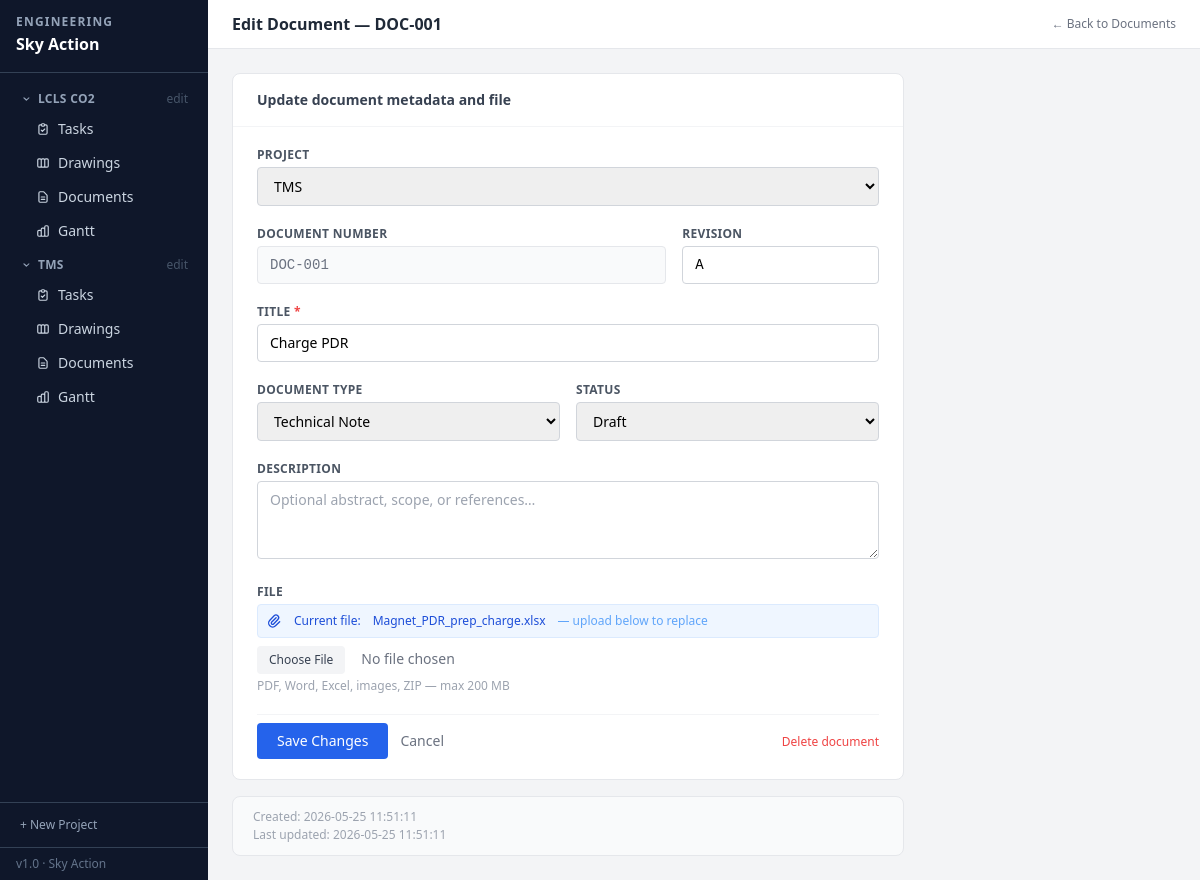
/documents/2/edit, run on the app's committed database.
### tables this page shows
CREATE TABLE projects (
    id          INTEGER PRIMARY KEY AUTOINCREMENT,
    name        TEXT NOT NULL,
    description TEXT DEFAULT '',
    status      TEXT NOT NULL DEFAULT 'Active',
    created_at  TEXT NOT NULL DEFAULT (datetime('now','localtime')),
    updated_at  TEXT NOT NULL DEFAULT (datetime('now','localtime'))
);

CREATE TABLE documents (
    id          INTEGER PRIMARY KEY AUTOINCREMENT,
    number      TEXT UNIQUE NOT NULL,
    title       TEXT NOT NULL,
    doc_type    TEXT NOT NULL DEFAULT 'Technical Note',
    revision    TEXT NOT NULL DEFAULT 'A',
    status      TEXT NOT NULL DEFAULT 'Draft',
    description TEXT DEFAULT '',
    filename    TEXT,
    orig_name   TEXT,
    created_at  TEXT NOT NULL DEFAULT (datetime('now','localtime')),
    updated_at  TEXT NOT NULL DEFAULT (datetime('now','localtime'))
, project_id INTEGER REFERENCES projects(id) ON DELETE SET NULL);

### app.py (the view, shortened to what this page needs)
@app.route('/documents/<int:id>/edit', methods=['GET', 'POST'])
def document_edit(id):
    db = get_db()
    row = db.execute("SELECT * FROM documents WHERE id=?", (id,)).fetchone()
    if not row:
        abort(404)
    return render_template('document_form.html', document=row, auto=None, default_project='')

### app.py (called while the page is built)
def get_db():
    if 'db' not in g:
        g.db = sqlite3.connect(str(DB_PATH))
        g.db.row_factory = sqlite3.Row
        g.db.execute("PRAGMA foreign_keys = ON")
    return g.db

@app.context_processor
def inject_globals():
    from datetime import date
    projects = get_db().execute("SELECT * FROM projects ORDER BY name").fetchall()
    return {'now': date.today().isoformat(), 'all_projects': projects}

### templates/document_form.html (shortened to what this page needs)
{% extends "base.html" %}
{% block header %}{% if document %}Edit Document — {{ document.number }}{% else %}New Document{% endif %}{% endblock %}
{% block header_actions %}
  <a href="{{ url_for('documents') }}" class="text-xs text-gray-500 hover:text-gray-700">← Back to Documents</a>
{% endblock %}
{% block content %}
<div class="max-w-2xl">
  <div class="bg-white rounded-lg border border-gray-200">
    <div class="px-6 py-4 border-b border-gray-100">
      <h2 class="font-semibold text-gray-700">
        {% if document %}Update document metadata and file{% else %}Register a new document{% endif %}
      </h2>
    </div>
    <form method="post" enctype="multipart/form-data" class="px-6 py-5 space-y-5">
      <div>
        <label class="block text-xs font-semibold text-gray-600 uppercase tracking-wide mb-1">Project</label>
        <select name="project_id"
                class="w-full border border-gray-300 rounded px-3 py-2 text-sm focus:outline-none focus:ring-2 focus:ring-blue-400">
          {% for p in all_projects %}
            <option value="{{ p.id }}"
              {% if (document and document.project_id == p.id) or (not document and default_project == p.id | string) %}selected{% endif %}>
              {{ p.name }}
            </option>
          {% endfor %}
        </select>
      </div>
      <div class="grid grid-cols-3 gap-4">
        <div class="col-span-2">
          <label class="block text-xs font-semibold text-gray-600 uppercase tracking-wide mb-1">Document Number</label>
          {% if document %}
            <input type="text" value="{{ document.number }}" readonly
                   class="w-full border border-gray-200 bg-gray-50 rounded px-3 py-2 text-sm font-mono text-gray-500 cursor-not-allowed">
          {% else %}
            <input type="text" name="number" value="{{ auto }}"
                   class="w-full border border-gray-300 rounded px-3 py-2 text-sm font-mono focus:outline-none focus:ring-2 focus:ring-blue-400">
            <div class="text-xs text-gray-400 mt-1">Leave as-is for auto-assignment, or enter a custom number.</div>
          {% endif %}
        </div>
        <div>
          <label class="block text-xs font-semibold text-gray-600 uppercase tracking-wide mb-1">Revision</label>
          <input type="text" name="revision"
                 value="{{ document.revision if document else 'A' }}"
                 maxlength="8"
                 class="w-full border border-gray-300 rounded px-3 py-2 text-sm font-mono focus:outline-none focus:ring-2 focus:ring-blue-400"
                 placeholder="A">
        </div>
      </div>
      <div>
        <label class="block text-xs font-semibold text-gray-600 uppercase tracking-wide mb-1">
          Title <span class="text-red-500">*</span>
        </label>
        <input type="text" name="title" required
               value="{{ document.title if document else '' }}"
               class="w-full border border-gray-300 rounded px-3 py-2 text-sm focus:outline-none focus:ring-2 focus:ring-blue-400"
               placeholder="e.g. Thermal Analysis — Cryostat">
      </div>
      <div class="grid grid-cols-2 gap-4">
        <div>
          <label class="block text-xs font-semibold text-gray-600 uppercase tracking-wide mb-1">Document Type</label>
          <select name="doc_type"
                  class="w-full border border-gray-300 rounded px-3 py-2 text-sm focus:outline-none focus:ring-2 focus:ring-blue-400">
            {% for t in ['Technical Note','Specification','Report','Procedure','Analysis','Meeting Minutes','Drawing Tree','Other'] %}
              <option value="{{ t }}" {% if (document and document.doc_type == t) or (not document and t == 'Technical Note') %}selected{% endif %}>
                {{ t }}
              </option>
            {% endfor %}
          </select>
        </div>
        <div>
          <label class="block text-xs font-semibold text-gray-600 uppercase tracking-wide mb-1">Status</label>
          <select name="status"
                  class="w-full border border-gray-300 rounded px-3 py-2 text-sm focus:outline-none focus:ring-2 focus:ring-blue-400">
            {% for s in ['Draft','In Review','Released','Obsolete'] %}
              <option value="{{ s }}" {% if (document and document.status == s) or (not document and s == 'Draft') %}selected{% endif %}>
                {{ s }}
              </option>
            {% endfor %}
          </select>
        </div>
      </div>
      <div>
        <label class="block text-xs font-semibold text-gray-600 uppercase tracking-wide mb-1">Description</label>
        <textarea name="description" rows="3"
                  class="w-full border border-gray-300 rounded px-3 py-2 text-sm focus:outline-none focus:ring-2 focus:ring-blue-400 resize-y"
                  placeholder="Optional abstract, scope, or references…">{{ document.description if document else '' }}</textarea>
      </div>
      <div>
        <label class="block text-xs font-semibold text-gray-600 uppercase tracking-wide mb-1">File</label>
        {% if document and document.filename %}
          <div class="flex items-center gap-3 mb-2 p-2 bg-blue-50 border border-blue-100 rounded text-xs text-blue-700">
            <svg class="w-4 h-4 flex-shrink-0" fill="none" stroke="currentColor" viewBox="0 0 24 24">
              <path stroke-linecap="round" stroke-linejoin="round" stroke-width="2"
                    d="M15.172 7l-6.586 6.586a2 2 0 102.828 2.828l6.414-6.586a4 4 0 00-5.656-5.656l-6.415 6.585a6 6 0 108.486 8.486L20.5 13"/>
            </svg>
            Current file:
            <a href="{{ url_for('document_file', id=document.id) }}"
               class="font-medium hover:underline">{{ document.orig_name }}</a>
            <span class="text-blue-400">— upload below to replace</span>
          </div>
        {% endif %}
        <input type="file" name="file"
               class="block w-full text-sm text-gray-500
                      file:mr-4 file:py-1.5 file:px-3 file:rounded file:border-0
                      file:text-xs file:font-medium file:bg-gray-100 file:text-gray-700
                      hover:file:bg-gray-200 cursor-pointer"
               accept=".pdf,.doc,.docx,.xls,.xlsx,.ppt,.pptx,.txt,.csv,.zip,.png,.jpg,.jpeg">
        <div class="text-xs text-gray-400 mt-1">PDF, Word, Excel, images, ZIP — max 200 MB</div>
      </div>
      <div class="flex items-center gap-3 pt-2 border-t border-gray-100">
        <button type="submit"
                class="bg-blue-600 hover:bg-blue-700 text-white text-sm font-medium px-5 py-2 rounded transition-colors">
          {% if document %}Save Changes{% else %}Create Document{% endif %}
        </button>
        <a href="{{ url_for('documents') }}" class="text-sm text-gray-500 hover:text-gray-700">Cancel</a>
        {% if document %}
          <div class="flex-1 text-right">
            <form action="{{ url_for('document_delete', id=document.id) }}" method="post"
                  onsubmit="return confirm('Permanently delete {{ document.number }}?')">
              <button type="submit" class="text-xs text-red-500 hover:text-red-700">Delete document</button>
            </form>
          </div>
        {% endif %}
      </div>
    </form>
  </div>
  {% if document %}
  <div class="mt-4 bg-gray-50 border border-gray-200 rounded-lg px-5 py-3 text-xs text-gray-400 space-y-0.5">
    <div>Created: {{ document.created_at }}</div>
    <div>Last updated: {{ document.updated_at }}</div>
  </div>
  {% endif %}
</div>
{% endblock %}

### templates/base.html (shortened to what this page needs)
<!DOCTYPE html>
<html lang="en">
<head>
  <script src="https://cdn.tailwindcss.com"></script>
</head>
<body class="bg-gray-100 min-h-screen flex text-sm">
  <nav class="w-52 bg-slate-900 text-white flex flex-col min-h-screen flex-shrink-0 fixed top-0 left-0 h-full z-10">
    <div class="px-4 py-4 border-b border-slate-700">
      <div class="text-xs font-bold text-slate-400 uppercase tracking-widest leading-none">Engineering</div>
      <div class="text-base font-bold text-white mt-1">Sky Action</div>
    </div>
    <ul class="flex-1 p-2 space-y-1 mt-1 overflow-y-auto">
      {% for proj in all_projects %}
      {% set active_proj = request.args.get('project_name') == proj.name %}
      <li>
        <button onclick="toggleProj({{ proj.id }}, this)"
                class="w-full flex items-center gap-1.5 px-3 py-1.5 rounded text-xs font-semibold uppercase tracking-wide transition-colors
                       {% if active_proj %}text-white{% else %}text-slate-400 hover:text-white{% endif %}">
          <svg id="chev-{{ proj.id }}" class="w-3 h-3 flex-shrink-0" style="transform:rotate(90deg);transition:transform 0.15s" fill="currentColor" viewBox="0 0 20 20">
            <path fill-rule="evenodd" d="M7.293 4.707a1 1 0 011.414 0l4 4a1 1 0 010 1.414l-4 4a1 1 0 01-1.414-1.414L10.586 9 7.293 5.707a1 1 0 010-1.414z" clip-rule="evenodd"/>
          </svg>
          {{ proj.name }}
          <a href="{{ url_for('project_edit', id=proj.id) }}"
             onclick="event.stopPropagation()"
             class="ml-auto text-slate-600 hover:text-slate-300 text-xs font-normal normal-case tracking-normal">edit</a>
        </button>
        <ul id="proj-{{ proj.id }}" class="ml-4 space-y-0.5 mb-1">
          <li>
            <a href="{{ url_for('tasks', project_name=proj.name) }}"
               class="flex items-center gap-2 px-3 py-1.5 rounded text-sm font-medium transition-colors
                      {% if 'task' in (request.endpoint or '') and active_proj %}bg-slate-600 text-white{% else %}text-slate-300 hover:bg-slate-700 hover:text-white{% endif %}">
              <svg class="w-3.5 h-3.5 flex-shrink-0" fill="none" stroke="currentColor" viewBox="0 0 24 24">
                <path stroke-linecap="round" stroke-linejoin="round" stroke-width="2" d="M9 5H7a2 2 0 00-2 2v12a2 2 0 002 2h10a2 2 0 002-2V7a2 2 0 00-2-2h-2M9 5a2 2 0 002 2h2a2 2 0 002-2M9 5a2 2 0 012-2h2a2 2 0 012 2m-6 9l2 2 4-4"/>
              </svg>
              Tasks
            </a>
          </li>
          <li>
            <a href="{{ url_for('drawings', project_name=proj.name) }}"
               class="flex items-center gap-2 px-3 py-1.5 rounded text-sm font-medium transition-colors
                      {% if 'drawing' in (request.endpoint or '') and active_proj %}bg-slate-600 text-white{% else %}text-slate-300 hover:bg-slate-700 hover:text-white{% endif %}">
              Drawings
            </a>
          </li>
          <li>
            <a href="{{ url_for('documents', project_name=proj.name) }}"
               class="flex items-center gap-2 px-3 py-1.5 rounded text-sm font-medium transition-colors
                      {% if 'document' in (request.endpoint or '') and active_proj %}bg-slate-600 text-white{% else %}text-slate-300 hover:bg-slate-700 hover:text-white{% endif %}">
              <svg class="w-3.5 h-3.5 flex-shrink-0" fill="none" stroke="currentColor" viewBox="0 0 24 24">
                <path stroke-linecap="round" stroke-linejoin="round" stroke-width="2" d="M9 12h6m-6 4h6m2 5H7a2 2 0 01-2-2V5a2 2 0 012-2h5.586a1 1 0 01.707.293l5.414 5.414a1 1 0 01.293.707V19a2 2 0 01-2 2z"/>
              </svg>
              Documents
            </a>
          </li>
          <li>
            <a href="{{ url_for('gantt', project_name=proj.name) }}"
               class="flex items-center gap-2 px-3 py-1.5 rounded text-sm font-medium transition-colors
                      {% if request.endpoint == 'gantt' and active_proj %}bg-slate-600 text-white{% else %}text-slate-300 hover:bg-slate-700 hover:text-white{% endif %}">
              Gantt
            </a>
          </li>
        </ul>
      </li>
      {% else %}
      <li class="px-3 py-2 text-xs text-slate-500 italic">No projects yet.</li>
      {% endfor %}
    </ul>
    <div class="px-2 py-2 border-t border-slate-700">
      <a href="{{ url_for('project_new') }}"
         class="flex items-center gap-2 px-3 py-1.5 rounded text-xs text-slate-400 hover:text-white hover:bg-slate-700 transition-colors">
        + New Project
      </a>
    </div>
    <div class="px-4 py-2 border-t border-slate-700 text-xs text-slate-500">v1.0 · Sky Action</div>
  </nav>
  <div class="flex-1 flex flex-col min-h-screen ml-52">
    <header class="bg-white border-b border-gray-200 px-6 py-3 flex items-center gap-3 sticky top-0 z-10">
      <h1 class="text-base font-semibold text-gray-800">{% block header %}{% endblock %}</h1>
      <div class="flex items-center gap-2">{% block header_actions %}{% endblock %}</div>
    </header>
    <main class="flex-1 p-6">
      {% block content %}{% endblock %}
    </main>
  </div>
</body>
</html>

### data on the page
projects: name "LCLS CO2"
projects: name "TMS"
documents: number "DOC-001", project_id "TMS", revision "A", title "Charge PDR", doc_type "Technical Note", status "Draft", orig_name "Magnet_PDR_prep_charge.xlsx", created_at "2026-05-25 11:51:11", updated_at "2026-05-25 11:51:11"
